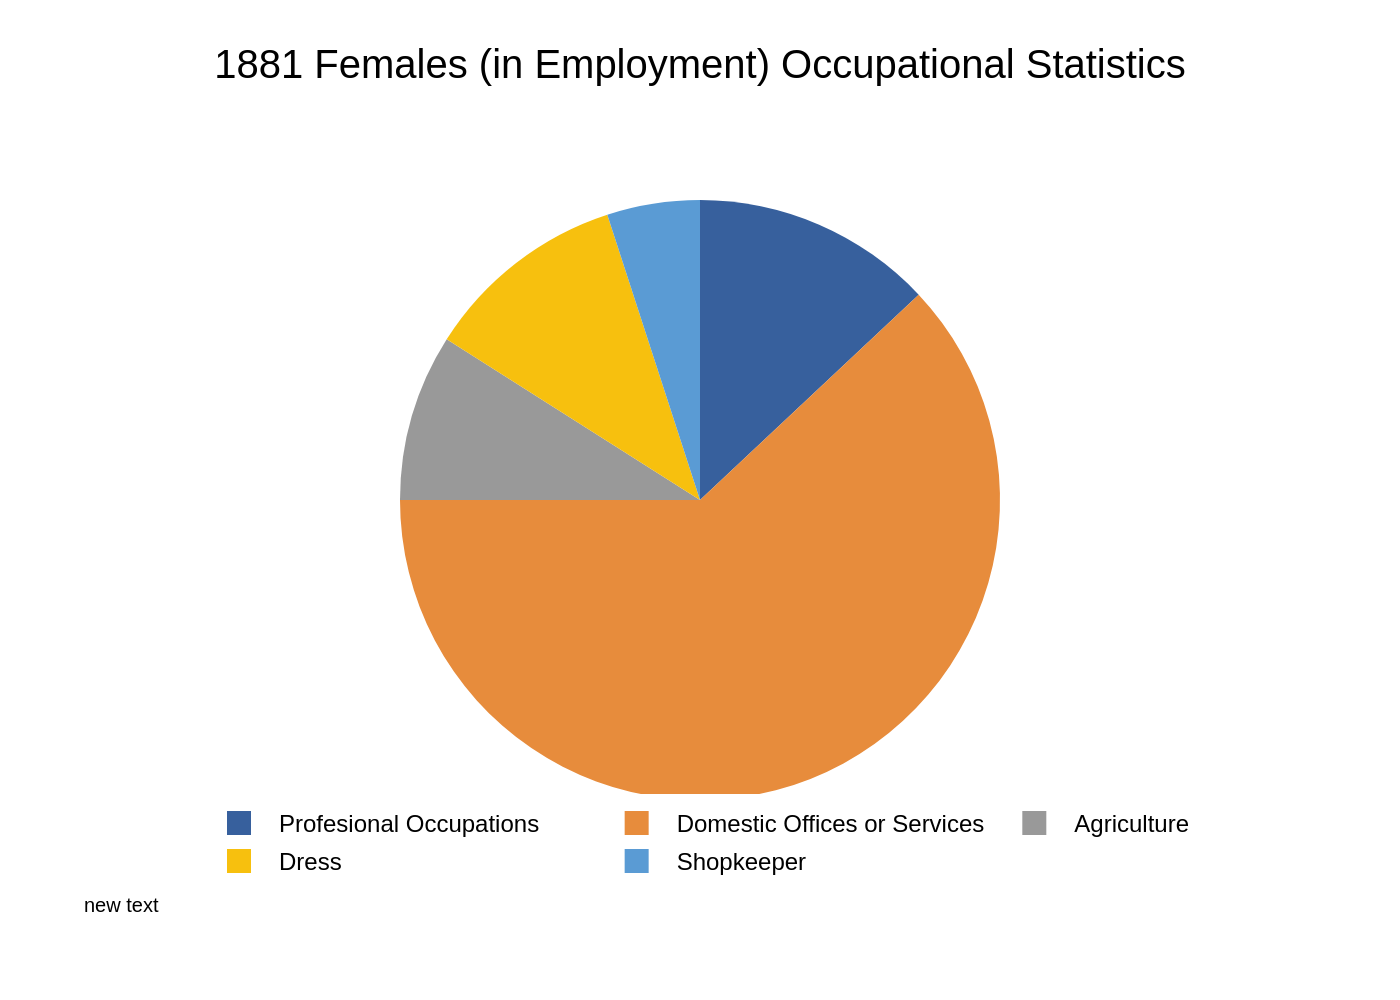

Python code for this plot:
import sys
import json
import pathlib
import plotly.graph_objects as go

# This script requires a command-line argument for the JSON file path.
if len(sys.argv) != 2:
    print("Usage: python generate_chart.py <path_to_json_file>")
    sys.exit(1)

json_path = pathlib.Path(sys.argv[1])
if not json_path.is_file():
    print(f"Error: Input JSON file not found at {json_path}")
    sys.exit(1)

# Load all data and text from the specified JSON file.
with open(json_path, 'r', encoding='utf-8') as f:
    config = json.load(f)

chart_data = config['chart_data']
texts = config['texts']
colors = config['colors']

# Prepare data for the Plotly pie chart trace.
labels = [item['label'] for item in chart_data]
values = [item['value'] for item in chart_data]

# Initialize the figure.
fig = go.Figure()

# Add the pie chart trace.
# 'sort=False' is critical to preserve the order of slices as defined in the JSON.
fig.add_trace(go.Pie(
    labels=labels,
    values=values,
    marker_colors=colors,
    hole=0,
    sort=False,
    direction='clockwise',
    textinfo='none',  # The original chart does not show percentages on slices.
    hoverinfo='label+percent'
))

# Configure the layout, titles, fonts, and legend.
# This section uses the 'texts' dictionary from the JSON for all display text.
title_text = texts.get('title', '')
if texts.get('subtitle'):
    title_text += f"<br><sub>{texts['subtitle']}</sub>"

source_text = texts.get('source', '')

fig.update_layout(
    title={
        'text': title_text,
        'y': 0.95,
        'x': 0.5,
        'xanchor': 'center',
        'yanchor': 'top',
        'font': {'size': 20}
    },
    font={
        'family': "Arial",
        'size': 12,
        'color': 'black'
    },
    legend={
        'orientation': "h",
        'yanchor': "bottom",
        'y': -0.15,
        'xanchor': "center",
        'x': 0.5,
        'traceorder': "normal"
    },
    margin={'t': 100, 'b': 100, 'l': 40, 'r': 40},
    paper_bgcolor='white',
    plot_bgcolor='white',
    annotations=[
        {
            'text': source_text,
            'showarrow': False,
            'xref': 'paper',
            'yref': 'paper',
            'x': 0,
            'y': -0.2,
            'xanchor': 'left',
            'yanchor': 'bottom',
            'font': {'size': 10}
        }
    ]
)

# Generate the output PNG image, named after the input JSON file.
output_path = json_path.with_suffix('.png')
fig.write_image(output_path, scale=2)

print(f"Chart successfully generated and saved to {output_path}")
